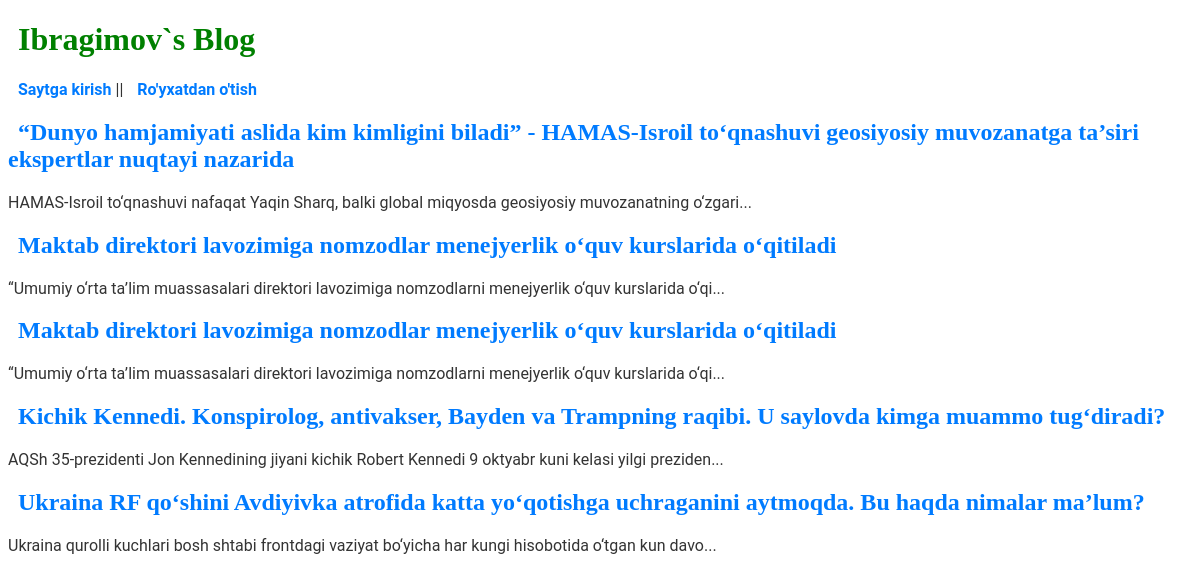
The page / on the database its author committed.
### blog/models.py (models this page shows, shortened)
class Post(models.Model):
    title = models.CharField(max_length=200)
    author = models.ForeignKey(
        'auth.User',
        on_delete=models.CASCADE
    )
    body = models.TextField()

### blog/views.py (the view)
# urls.py: path('',BlogPostViwes.as_view(), name='home'),
class BlogPostViwes(ListView):
    model = Post
    template_name = 'home.html'

### templates/home.html (shortened to what this page needs)
<!DOCTYPE html>
<html lang="en">
<head>
</head>
<body>
    {%extends 'base.html'%}
    {%block content%}
        <div class="blogPost">
            {%for post in object_list%}
            <h2><a href="{%url 'full_post' post.id%}">{{post.title}}</a></h2>
            <p>{{post.body | slice:"100"}}...</p>
            {%endfor%}
        </div>
    {%endblock content%}

### templates/base.html (shortened to what this page needs)
{%load static%}
<!DOCTYPE html>
<html lang="en">
<head>
    <link rel="stylesheet" href="../static/css/styles.css">
</head>
<body>
    <header>
        <h1><a href="{%url 'home'%}">Ibragimov`s Blog</a></h1>
    </header>
    {% if user.is_authenticated%}
    <p>Xush kelibsiz {{ user.username }}! || <a href="{% url 'logout' %}">Chiqish</a></p>
    {%else%}
    <p><a href="{%url 'login' %}">Saytga kirish</a> || <a href="{%url 'signup' %}">Ro'yxatdan o'tish</a></p>
    {%endif%}
    <div>
        {%block content%}
        {%endblock content%}
    </div>
</body>
</html>

### static/css/styles.css (style rules this page uses)
header h1 a { color: green; text-decoration: none; }
p { font-family: 'Roboto', sans-serif; font-size: 16px; color: #333; }
a { color: #007BFF; text-decoration: none; font-weight: bold; margin-left: 10px; }

### templates/home.html (style rules this page uses)
p { font-family: 'Roboto', sans-serif; font-size: 16px; color: #333; }
a { color: #007BFF; text-decoration: none; font-weight: bold; margin-left: 10px; }

### templates/base.html (style rules this page uses)
p { font-family: 'Roboto', sans-serif; font-size: 16px; color: #333; }
a { color: #007BFF; text-decoration: none; font-weight: bold; margin-left: 10px; }

### rows shown on the page
Post: title "“Dunyo hamjamiyati aslida kim kimligini biladi” - HAMAS-Isroil to‘qnashuvi geosiyosiy muvozanatga ta’siri ekspertlar nuqtayi nazarida", body "HAMAS-Isroil to‘qnashuvi nafaqat Yaqin Sharq, balki global miqyosda geosiyosiy muvozanatning o‘zgari"
Post: title "Maktab direktori lavozimiga nomzodlar menejyerlik o‘quv kurslarida o‘qitiladi", body "“Umumiy o‘rta ta’lim muassasalari direktori lavozimiga nomzodlarni menejyerlik o‘quv kurslarida o‘qi"
Post: title "Maktab direktori lavozimiga nomzodlar menejyerlik o‘quv kurslarida o‘qitiladi", body "“Umumiy o‘rta ta’lim muassasalari direktori lavozimiga nomzodlarni menejyerlik o‘quv kurslarida o‘qi"
Post: title "Kichik Kennedi. Konspirolog, antivakser, Bayden va Trampning raqibi. U saylovda kimga muammo tug‘diradi?", body "AQSh 35-prezidenti Jon Kennedining jiyani kichik Robert Kennedi 9 oktyabr kuni kelasi yilgi preziden"
Post: title "Ukraina RF qo‘shini Avdiyivka atrofida katta yo‘qotishga uchraganini aytmoqda. Bu haqda nimalar ma’lum?", body "Ukraina qurolli kuchlari bosh shtabi frontdagi vaziyat bo‘yicha har kungi hisobotida o‘tgan kun davo"
